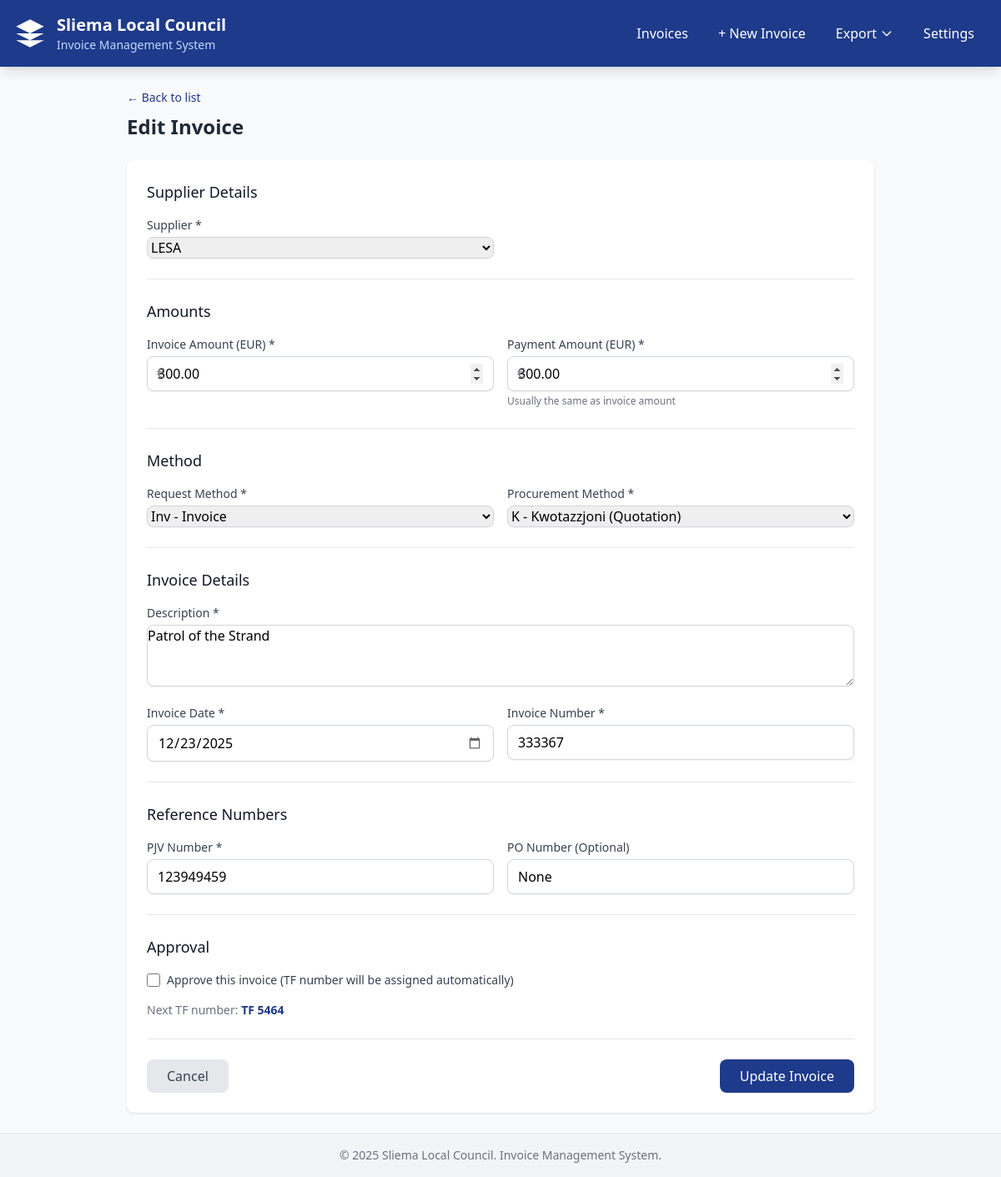
/invoices/4/edit, run on the app's committed database.
### models.py (models this page shows, shortened)
class Invoice(Base):
    __tablename__ = "invoices"
    id = Column(Integer, primary_key=True, index=True, autoincrement=True)
    supplier_id = Column(Integer, ForeignKey("suppliers.id"), nullable=False)
    invoice_amount = Column(Numeric(10, 2), nullable=False)
    payment_amount = Column(Numeric(10, 2), nullable=False)
    method_request = Column(
        String(10),
        nullable=False,
        info={'check': "method_request IN ('P', 'Inv', 'Rec', 'RFP', 'PP', 'DP', 'EC')"}
    )
    method_procurement = Column(
        String(10),
        nullable=False,
        info={'check': "method_procurement IN ('DA', 'D', 'T', 'K', 'R')"}
    )
    description = Column(Text, nullable=False)
    invoice_date = Column(Date, nullable=False)
    invoice_number = Column(String(100), nullable=False)
    po_number = Column(String(100), nullable=True)  # Purchase Order (optional)
    pjv_number = Column(String(100), nullable=False, unique=True)  # Purchase Journal Voucher (required)
    tf_number = Column(String(100), nullable=True)  # Transfer of Funds (only after approval)
    is_approved = Column(Boolean, default=False)
    approved_date = Column(Date, nullable=True)
    proposer_councillor = Column(String(255), nullable=True)
    seconder_councillor = Column(String(255), nullable=True)
    created_at = Column(DateTime, server_default=func.now())
    updated_at = Column(DateTime, server_default=func.now(), onupdate=func.now())
    is_deleted = Column(Boolean, default=False)
    supplier = relationship("Supplier", back_populates="invoices")
    __table_args__ = (
        CheckConstraint(
            "method_request IN ('P', 'Inv', 'Rec', 'RFP', 'PP', 'DP', 'EC')",
            name='check_method_request'
        ),
        CheckConstraint(
            "method_procurement IN ('DA', 'D', 'T', 'K', 'R')",
            name='check_method_procurement'
        ),
    )

class Supplier(Base):
    __tablename__ = "suppliers"
    id = Column(Integer, primary_key=True, index=True, autoincrement=True)
    name = Column(String(255), nullable=False, unique=True)
    created_at = Column(DateTime, server_default=func.now())
    invoices = relationship("Invoice", back_populates="supplier")

### routes/invoices.py (the view)
@router.get("/{invoice_id}/edit", response_class=HTMLResponse)
async def edit_invoice_form(
    request: Request,
    invoice_id: int,
    db: Session = Depends(get_db)
):
    invoice = db.query(Invoice).filter(
        Invoice.id == invoice_id,
        Invoice.is_deleted == False
    ).first()
    if not invoice:
        raise HTTPException(status_code=404, detail="Invoice not found")
    suppliers = db.query(Supplier).order_by(Supplier.name).all()
    next_tf = get_next_tf_number_preview(db)
    return templates.TemplateResponse(
        "invoice_form.html",
        {
            "request": request,
            "suppliers": suppliers,
            "invoice": invoice,
            "next_tf_number": next_tf,
            "method_request_codes": METHOD_REQUEST_CODES,
            "method_procurement_codes": METHOD_PROCUREMENT_CODES,
            "is_edit": True,
            "errors": {}
        }
    )

### templates/invoice_form.html (shortened to what this page needs)
{% extends "base.html" %}
{% block content %}
<div class="max-w-4xl mx-auto">
    <div class="mb-6">
        <a href="/invoices" class="text-malta-blue hover:underline text-sm">&larr; Back to list</a>
        <h2 class="text-2xl font-bold text-gray-800 mt-2">
            {% if is_edit %}Edit Invoice{% else %}New Invoice{% endif %}
        </h2>
    </div>
    <form method="POST" action="{% if is_edit %}/invoices/{{ invoice.id }}/edit{% else %}/invoices/create{% endif %}" class="bg-white rounded-lg shadow p-6 space-y-6">
        <div class="border-b pb-6">
            <h3 class="text-lg font-medium text-gray-900 mb-4">Supplier Details</h3>
            <div class="grid grid-cols-1 md:grid-cols-2 gap-4">
                <div>
                    <label class="block text-sm font-medium text-gray-700 mb-1">Supplier *</label>
                    <select name="supplier_id" id="supplierSelect" onchange="toggleNewSupplier()" class="w-full rounded-lg border-gray-300 shadow-sm focus:border-malta-blue focus:ring-malta-blue {% if errors.supplier_id %}border-red-500{% endif %}">
                        {% for supplier in suppliers %}
                        <option value="{{ supplier.id }}" {% if (invoice and invoice.supplier_id == supplier.id) or (form_data and form_data.supplier_id == supplier.id) %}selected{% endif %}>
                            {{ supplier.name }}
                        </option>
                        {% endfor %}
                    </select>
                </div>
            </div>
        </div>
        <div class="border-b pb-6">
            <h3 class="text-lg font-medium text-gray-900 mb-4">Amounts</h3>
            <div class="grid grid-cols-1 md:grid-cols-2 gap-4">
                <div>
                    <label class="block text-sm font-medium text-gray-700 mb-1">Invoice Amount (EUR) *</label>
                    <div class="relative">
                        <span class="absolute left-3 top-2 text-gray-500">&euro;</span>
                        <input type="number" name="invoice_amount" step="0.01" min="0.01" required
                            value="{{ '%.2f'|format(invoice.invoice_amount) if invoice else (form_data.invoice_amount if form_data else '') }}"
                            onchange="copyToPayment()"
                            class="w-full pl-8 rounded-lg border-gray-300 shadow-sm focus:border-malta-blue focus:ring-malta-blue {% if errors.invoice_amount %}border-red-500{% endif %}">
                    </div>
                </div>
                <div>
                    <label class="block text-sm font-medium text-gray-700 mb-1">Payment Amount (EUR) *</label>
                    <div class="relative">
                        <span class="absolute left-3 top-2 text-gray-500">&euro;</span>
                        <input type="number" name="payment_amount" id="paymentAmount" step="0.01" min="0.01" required
                            value="{{ '%.2f'|format(invoice.payment_amount) if invoice else (form_data.payment_amount if form_data else '') }}"
                            class="w-full pl-8 rounded-lg border-gray-300 shadow-sm focus:border-malta-blue focus:ring-malta-blue {% if errors.payment_amount %}border-red-500{% endif %}">
                    </div>
                    <p class="text-xs text-gray-500 mt-1">Usually the same as invoice amount</p>
                </div>
            </div>
        </div>
        <div class="border-b pb-6">
            <h3 class="text-lg font-medium text-gray-900 mb-4">Method</h3>
            <div class="grid grid-cols-1 md:grid-cols-2 gap-4">
                <div>
                    <label class="block text-sm font-medium text-gray-700 mb-1">Request Method *</label>
                    <select name="method_request" required class="w-full rounded-lg border-gray-300 shadow-sm focus:border-malta-blue focus:ring-malta-blue">
                        {% for code, desc in method_request_codes.items() %}
                        <option value="{{ code }}" {% if (invoice and invoice.method_request == code) or (form_data and form_data.method_request == code) %}selected{% endif %}>
                            {{ code }} - {{ desc }}
                        </option>
                        {% endfor %}
                    </select>
                </div>
                <div>
                    <label class="block text-sm font-medium text-gray-700 mb-1">Procurement Method *</label>
                    <select name="method_procurement" required class="w-full rounded-lg border-gray-300 shadow-sm focus:border-malta-blue focus:ring-malta-blue">
                        {% for code, desc in method_procurement_codes.items() %}
                        <option value="{{ code }}" {% if (invoice and invoice.method_procurement == code) or (form_data and form_data.method_procurement == code) %}selected{% endif %}>
                            {{ code }} - {{ desc }}
                        </option>
                        {% endfor %}
                    </select>
                </div>
            </div>
        </div>
        <div class="border-b pb-6">
            <h3 class="text-lg font-medium text-gray-900 mb-4">Invoice Details</h3>
            <div class="space-y-4">
                <div>
                    <label class="block text-sm font-medium text-gray-700 mb-1">Description *</label>
                    <textarea name="description" rows="3" required class="w-full rounded-lg border-gray-300 shadow-sm focus:border-malta-blue focus:ring-malta-blue {% if errors.description %}border-red-500{% endif %}" placeholder="Description of the invoice for public viewing...">{{ invoice.description if invoice else (form_data.description if form_data else '') }}</textarea>
                </div>
                <div class="grid grid-cols-1 md:grid-cols-2 gap-4">
                    <div>
                        <label class="block text-sm font-medium text-gray-700 mb-1">Invoice Date *</label>
                        <input type="date" name="invoice_date" required
                            value="{{ invoice.invoice_date.strftime('%Y-%m-%d') if invoice and invoice.invoice_date else (form_data.invoice_date if form_data else '') }}"
                            max="{{ today if today else '' }}"
                            class="w-full rounded-lg border-gray-300 shadow-sm focus:border-malta-blue focus:ring-malta-blue {% if errors.invoice_date %}border-red-500{% endif %}">
                    </div>
                    <div>
                        <label class="block text-sm font-medium text-gray-700 mb-1">Invoice Number *</label>
                        <input type="text" name="invoice_number" required
                            value="{{ invoice.invoice_number if invoice else (form_data.invoice_number if form_data else '') }}"
                            class="w-full rounded-lg border-gray-300 shadow-sm focus:border-malta-blue focus:ring-malta-blue {% if errors.invoice_number %}border-red-500{% endif %}">
                    </div>
                </div>
            </div>
        </div>
        <div class="border-b pb-6">
            <h3 class="text-lg font-medium text-gray-900 mb-4">Reference Numbers</h3>
            <div class="grid grid-cols-1 md:grid-cols-2 gap-4">
                <div>
                    <label class="block text-sm font-medium text-gray-700 mb-1">PJV Number *</label>
                    <input type="text" name="pjv_number" required
                        value="{{ invoice.pjv_number if invoice else (form_data.pjv_number if form_data else '') }}"
                        class="w-full rounded-lg border-gray-300 shadow-sm focus:border-malta-blue focus:ring-malta-blue {% if errors.pjv_number %}border-red-500{% endif %}"
                        placeholder="Stamp number when invoice was received">
                </div>
                <div>
                    <label class="block text-sm font-medium text-gray-700 mb-1">PO Number (Optional)</label>
                    <input type="text" name="po_number"
                        value="{{ invoice.po_number if invoice else (form_data.po_number if form_data else '') }}"
                        class="w-full rounded-lg border-gray-300 shadow-sm focus:border-malta-blue focus:ring-malta-blue"
                        placeholder="Purchase Order number if available">
                </div>
            </div>
        </div>
        <div class="{% if invoice and invoice.is_approved %}bg-green-50 -mx-6 -mb-6 p-6 rounded-b-lg{% endif %}">
            <h3 class="text-lg font-medium text-gray-900 mb-4">
                Approval
            </h3>
            {% if invoice and invoice.is_approved %}
            <div class="grid grid-cols-1 md:grid-cols-3 gap-4">
                <div>
                    <label class="block text-sm font-medium text-gray-700 mb-1">TF Number</label>
                    <p class="text-lg font-bold text-malta-blue">{{ invoice.tf_number }}</p>
                </div>
                <div>
                    <label class="block text-sm font-medium text-gray-700 mb-1">Proposer Councillor</label>
                    <input type="text" name="proposer_councillor" value="{{ invoice.proposer_councillor }}" class="w-full rounded-lg border-gray-300 shadow-sm focus:border-malta-blue focus:ring-malta-blue">
                </div>
                <div>
                    <label class="block text-sm font-medium text-gray-700 mb-1">Seconder Councillor</label>
                    <input type="text" name="seconder_councillor" value="{{ invoice.seconder_councillor }}" class="w-full rounded-lg border-gray-300 shadow-sm focus:border-malta-blue focus:ring-malta-blue">
                </div>
            </div>
            <input type="hidden" name="is_approved" value="true">
            {% else %}
            <div class="space-y-4">
                <div class="flex items-center">
                    <input type="checkbox" name="is_approved" id="approveCheckbox" value="true" onchange="toggleApprovalFields()"
                        class="h-4 w-4 text-malta-blue focus:ring-malta-blue border-gray-300 rounded">
                    <label for="approveCheckbox" class="ml-2 text-sm text-gray-700">
                        Approve this invoice (TF number will be assigned automatically)
                    </label>
                </div>
                <p class="text-sm text-gray-500">
                    Next TF number: <strong class="text-malta-blue">{{ next_tf_number }}</strong>
                </p>
            </div>
            {% endif %}
        </div>
        <div class="flex justify-between pt-6 border-t">
            <a href="/invoices" class="px-6 py-2 text-gray-700 bg-gray-200 rounded-lg hover:bg-gray-300 transition">
                Cancel
            </a>
            <button type="submit" class="px-6 py-2 text-white bg-malta-blue rounded-lg hover:bg-malta-blue-dark transition">
                {% if is_edit %}Update Invoice{% else %}Create Invoice{% endif %}
            </button>
        </div>
    </form>
</div>
{% endblock %}

### static/css/styles.css (style rules this page uses)
input[type="text"], input[type="number"], input[type="date"], input[type="email"], select, textarea { padding: 0.5rem 0.75rem; border: 1px solid #d1d5db; border-radius: 0.5rem; width: 100%; transition: border-color 0.15s ease-in-out, box-shadow 0.15s ease-in-out; }
input[type="checkbox"] { width: 1rem; height: 1rem; border-radius: 0.25rem; border: 1px solid #d1d5db; cursor: pointer; }
button, a.bg-malta-blue, a.bg-gray-200, a.bg-gray-600 { transition: all 0.15s ease-in-out; }

### data on the page
Invoice: supplier_id "LESA", invoice_amount "300.00", payment_amount "300.00", method_request "Inv - Invoice", method_procurement "K - Kwotazzjoni (Quotation)", description "Patrol of the Strand", invoice_date "12/23/2025", invoice_number "333367", pjv_number "123949459", po_number "None"

### other printed values
{{ next_tf_number }} "TF 5464"
